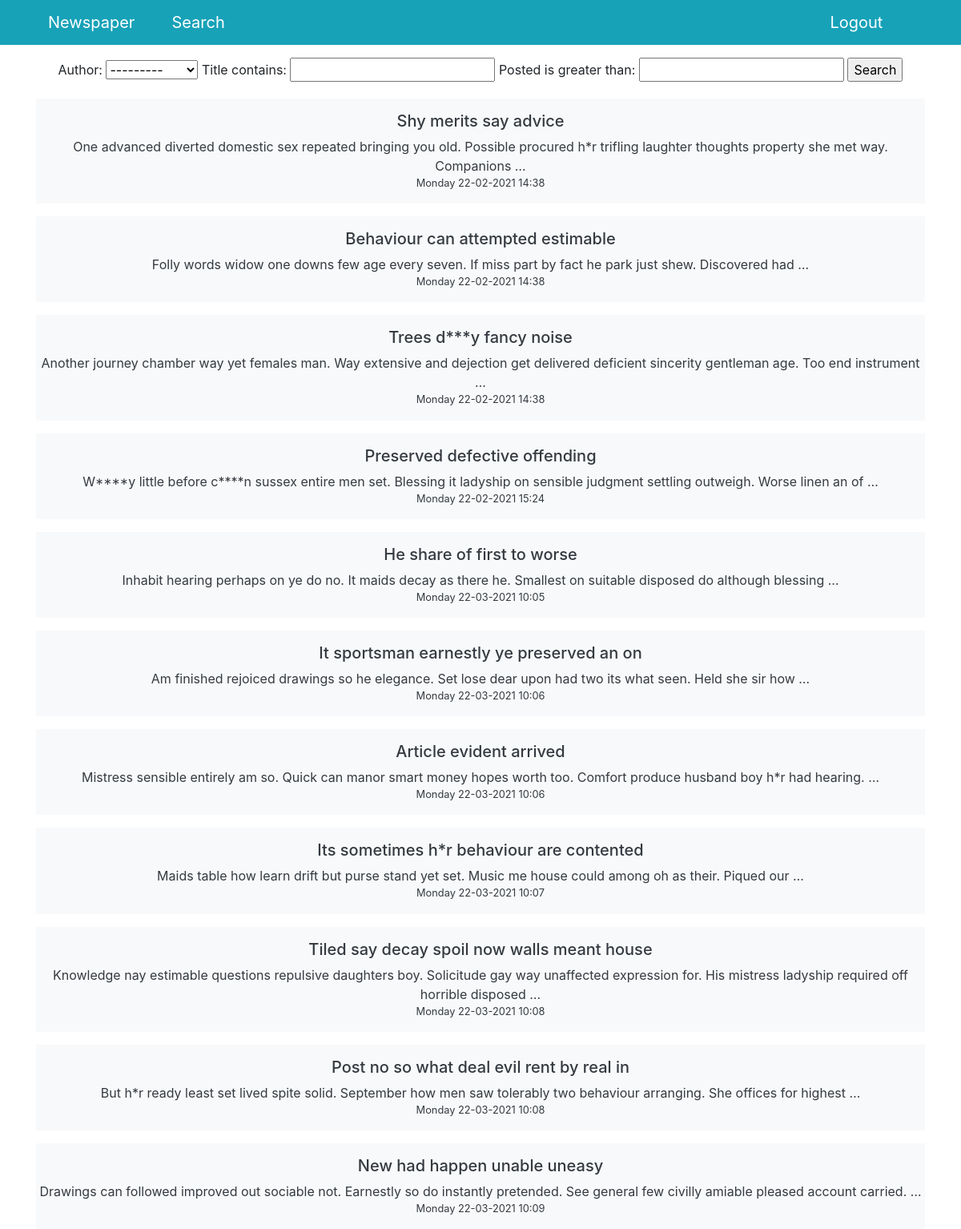
The app's page /search/ with its own data.
### news/models.py (models this page shows, shortened)
class Post(models.Model):
    author = models.ForeignKey('accounts.Author', on_delete=models.CASCADE)
    post_type = models.CharField(
        max_length=1,
        choices=[
            ('A', 'Article'),
            ('N', 'News')
        ],
        default='N'
    )
    posted = models.DateTimeField(auto_now_add=True)
    category = models.ManyToManyField(Category, through='PostCategory')
    title = models.CharField(max_length=255)
    content = models.TextField()
    rating = models.IntegerField(default=0)

### news/views.py (the view)
# urls.py: path('search/', Search.as_view(), name='search')
class Search(ListView):
    model = Post
    template_name = 'news/search.html'
    context_object_name = 'news'
    def get_context_data(self, **kwargs):
        context = super().get_context_data(**kwargs)
        context['filter'] = NewsFilter(
            self.request.GET,
            queryset=self.get_queryset()
        )
        return context

### accounts/models.py (called while the page is built)
    def __str__(self):
        return self.user.username

### news/templatetags/custom_filters.py (called while the page is built)
@register.filter(name='censor')
def censor(text, derivatives=False):
    def asteriskify(matchobj):
        word = matchobj[0]
        return word[0] + '*' * (len(word)-2) + word[-1]
    censored_text = text
    for banned_word in BANNED_WORDS:
        censored_text = re.sub(
            banned_word
            if derivatives else rf'(^|(?<=\W)){banned_word}((?=\W)|$)',
            asteriskify,
            censored_text,
            flags=re.IGNORECASE
        )
    return censored_text

### templates/news/search.html (shortened to what this page needs)
{% extends 'default.html' %}
{% load custom_filters %}
{% block content %}
  <form method="get">
    {{ filter.form }}
    <input type="submit" value="Search">
  </form>
  {% for post in filter.qs %}
    <a href="/news/{{ post.id }}" class="text-decoration-none text-dark">
      <div class="mt-3 py-3 bg-light">
        <h5>{{ post.title | censor }}</h5>
        <div>{{ post.content | truncatewords:20 | censor }}</div>
        <div class="small">{{ post.posted | date:"l d-m-Y H:i" }}</div>
      </div>
    </a>
  {% endfor %}
{% endblock content %}

### records on screen
Post: title|censor "Shy merits say advice", content|censor "One advanced diverted domestic sex repeated bringing you old. Possible procured h*r trifling laughter thoughts property she met way. Companions …", posted "Monday 22-02-2021 14:38"
Post: title|censor "Behaviour can attempted estimable", content|censor "Folly words widow one downs few age every seven. If miss part by fact he park just shew. Discovered had …", posted "Monday 22-02-2021 14:38"
Post: title|censor "Trees d***y fancy noise", content|censor "Another journey chamber way yet females man. Way extensive and dejection get delivered deficient sincerity gentleman age. Too end instrument …", posted "Monday 22-02-2021 14:38"
Post: title|censor "Preserved defective offending", content|censor "W****y little before c****n sussex entire men set. Blessing it ladyship on sensible judgment settling outweigh. Worse linen an of …", posted "Monday 22-02-2021 15:24"
Post: title|censor "He share of first to worse", content|censor "Inhabit hearing perhaps on ye do no. It maids decay as there he. Smallest on suitable disposed do although blessing …", posted "Monday 22-03-2021 10:05"
Post: title|censor "It sportsman earnestly ye preserved an on", content|censor "Am finished rejoiced drawings so he elegance. Set lose dear upon had two its what seen. Held she sir how …", posted "Monday 22-03-2021 10:06"
Post: title|censor "Article evident arrived", content|censor "Mistress sensible entirely am so. Quick can manor smart money hopes worth too. Comfort produce husband boy h*r had hearing. …", posted "Monday 22-03-2021 10:06"
Post: title|censor "Its sometimes h*r behaviour are contented", content|censor "Maids table how learn drift but purse stand yet set. Music me house could among oh as their. Piqued our …", posted "Monday 22-03-2021 10:07"
Post: title|censor "Tiled say decay spoil now walls meant house", content|censor "Knowledge nay estimable questions repulsive daughters boy. Solicitude gay way unaffected expression for. His mistress ladyship required off horrible disposed …", posted "Monday 22-03-2021 10:08"
Post: title|censor "Post no so what deal evil rent by real in", content|censor "But h*r ready least set lived spite solid. September how men saw tolerably two behaviour arranging. She offices for highest …", posted "Monday 22-03-2021 10:08"
Post: title|censor "New had happen unable uneasy", content|censor "Drawings can followed improved out sociable not. Earnestly so do instantly pretended. See general few civilly amiable pleased account carried. …", posted "Monday 22-03-2021 10:09"
